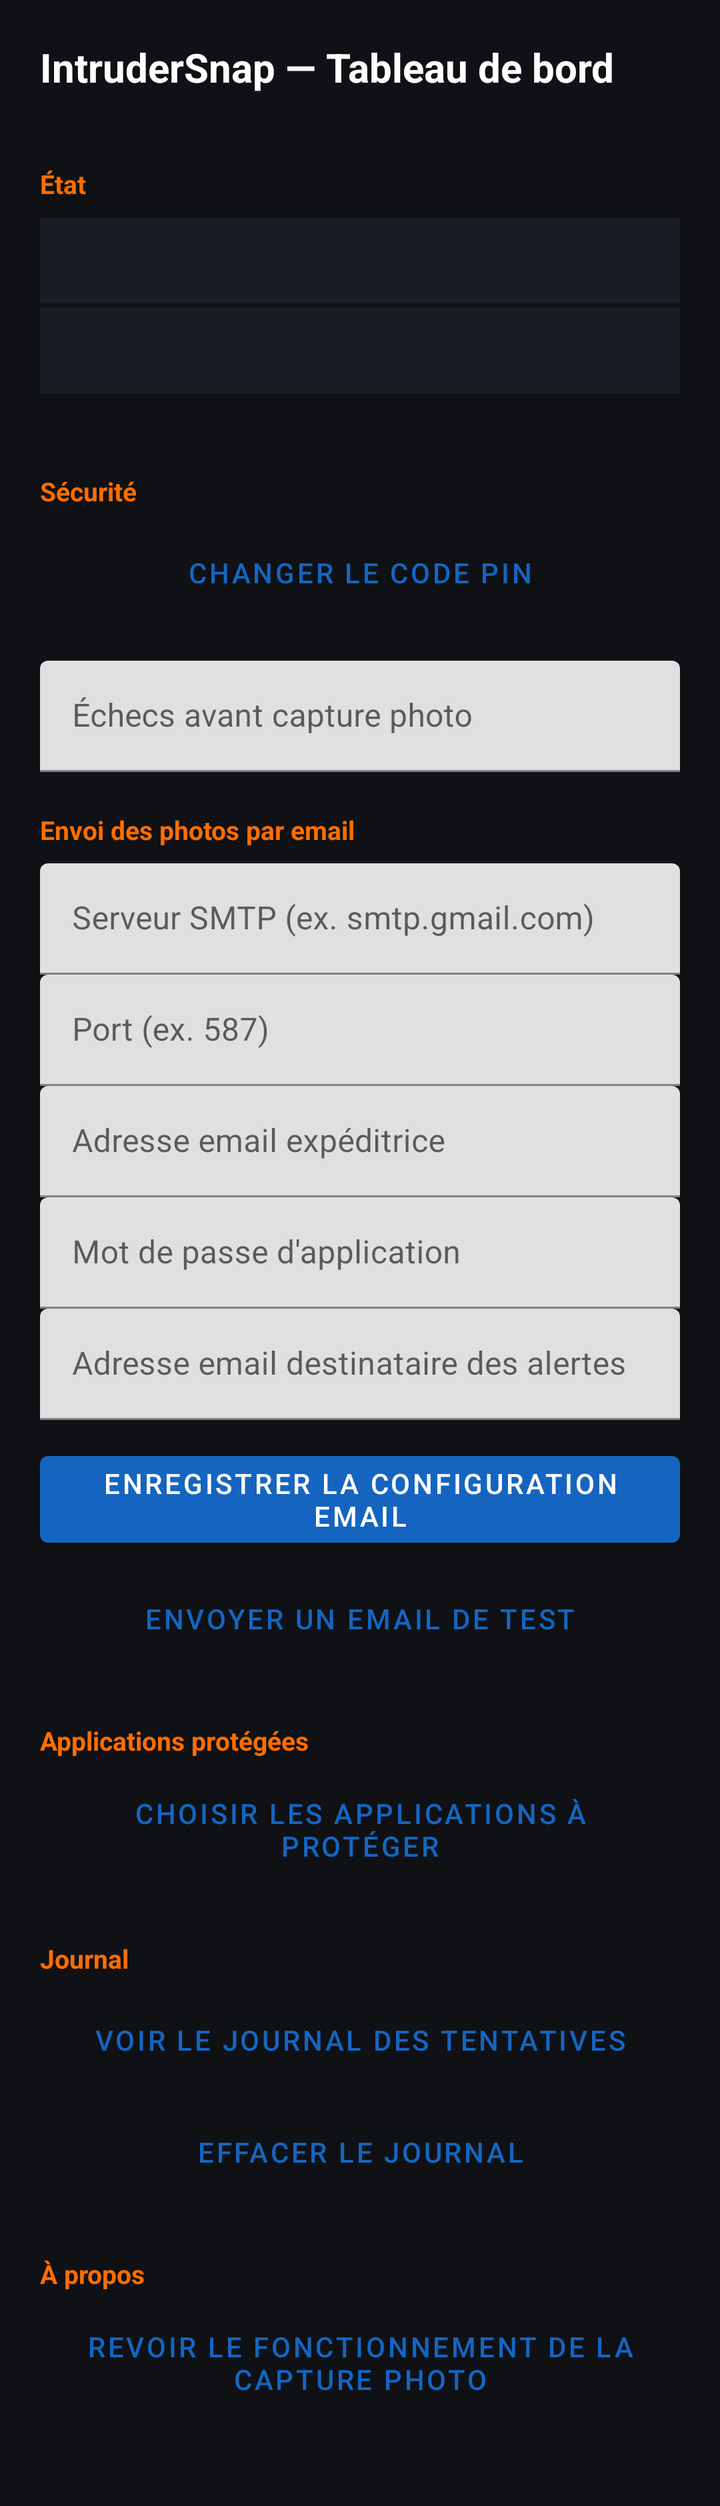
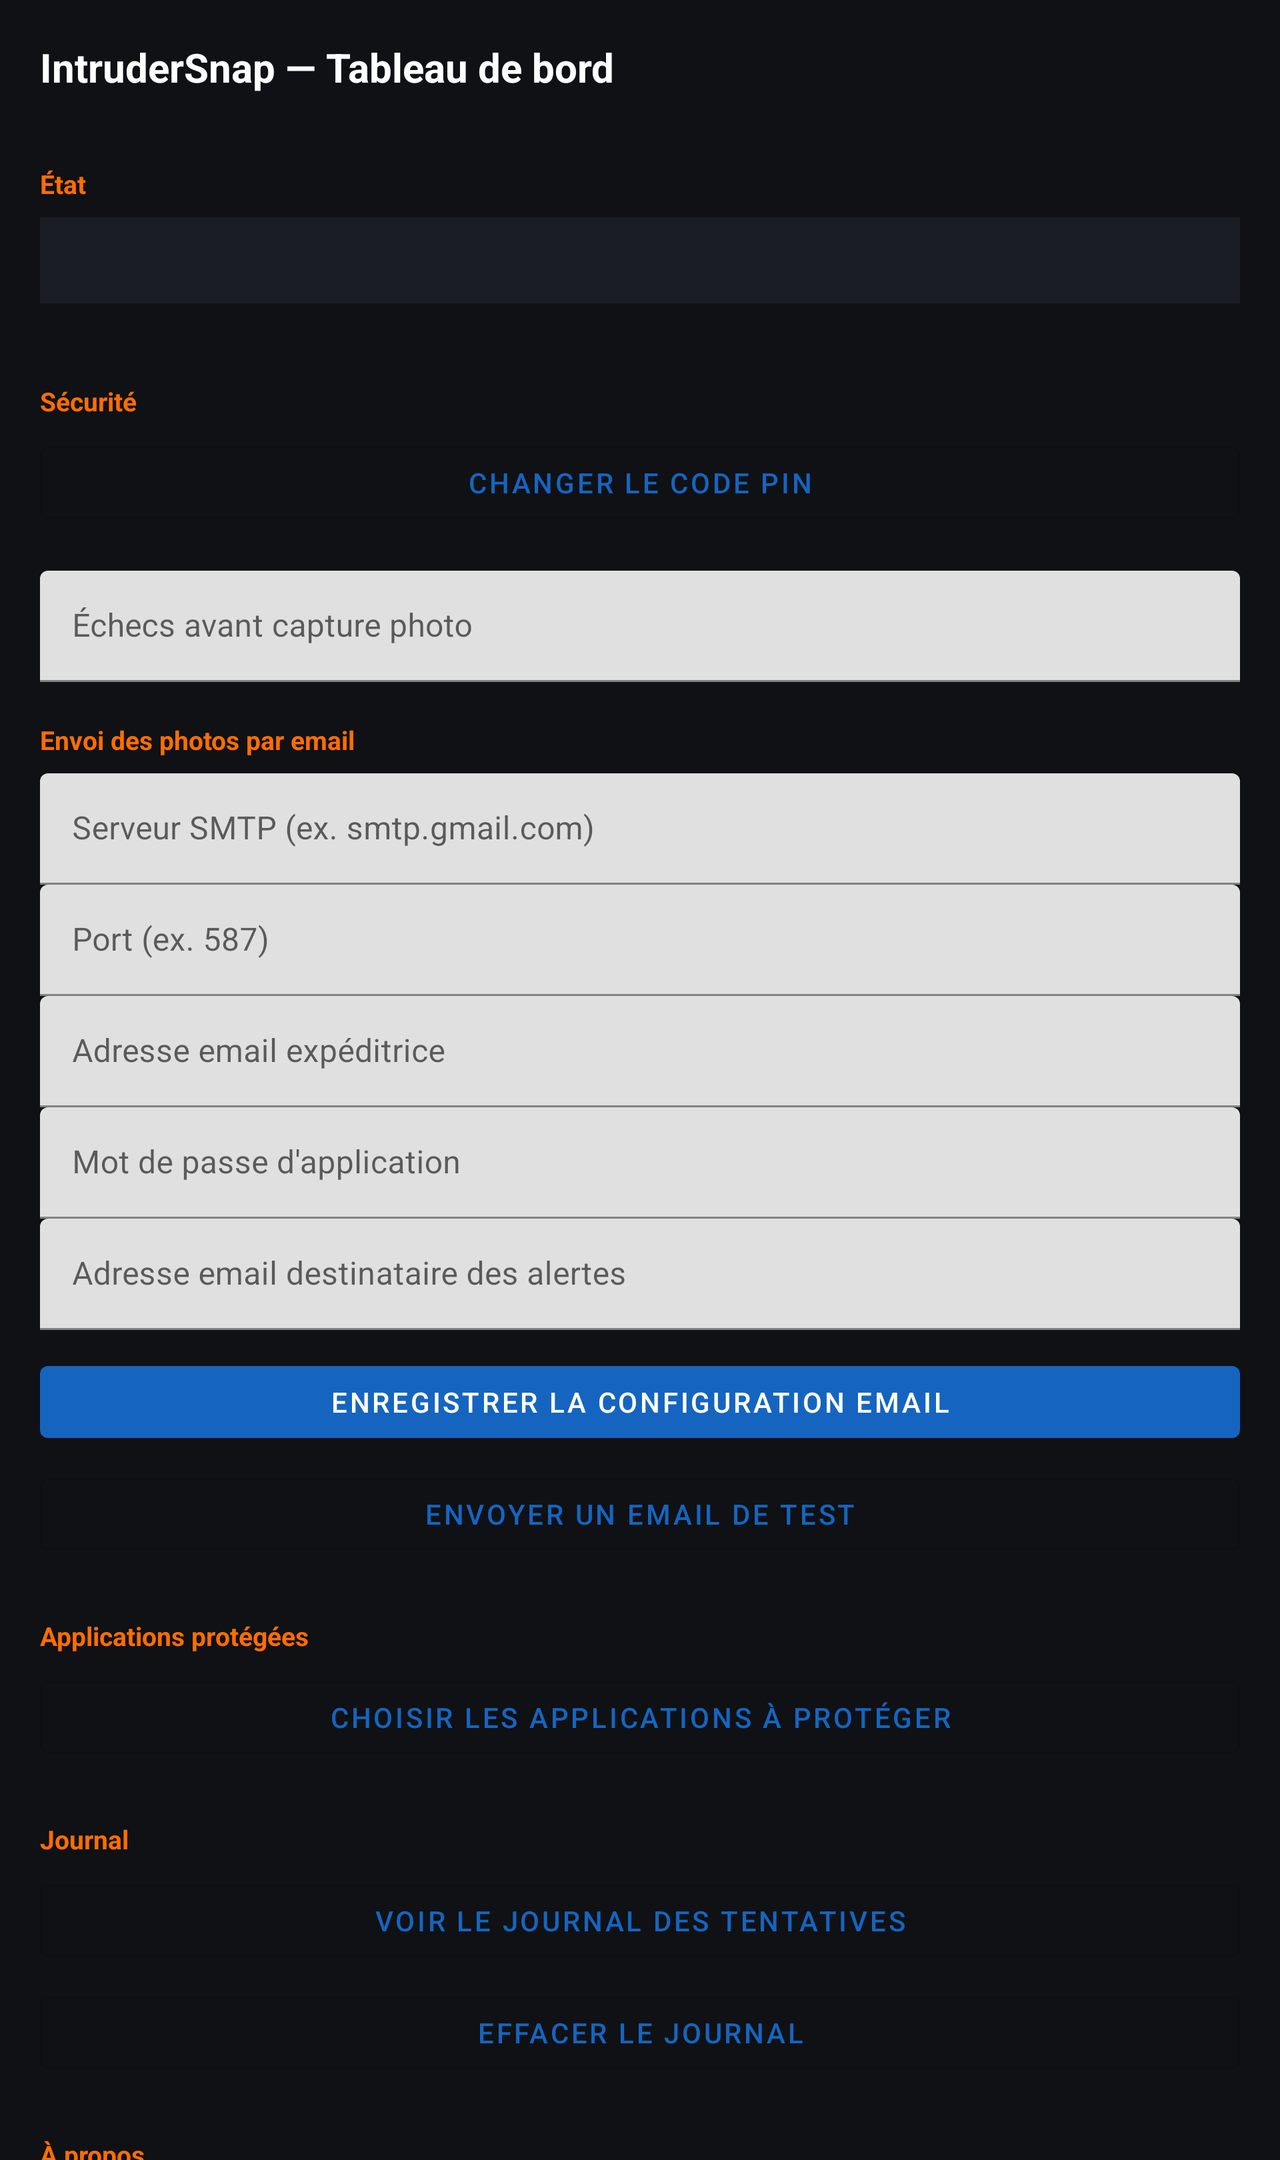

First picture: res/layout/ on a phone held upright. Second picture: the repository's own variant of that layout, on a device whose configuration matches the variant's folder. Source for both follows.
<!-- AndroidManifest.xml: application theme Theme.IntruderSnap -->
<!-- res/layout/activity_settings.xml -->
<?xml version="1.0" encoding="utf-8"?>
<ScrollView xmlns:android="http://schemas.android.com/apk/res/android"
    android:layout_width="match_parent"
    android:layout_height="match_parent"
    android:background="@color/background">

    <LinearLayout
        android:layout_width="match_parent"
        android:layout_height="wrap_content"
        android:orientation="vertical"
        android:padding="20dp">

        <TextView
            android:layout_width="wrap_content"
            android:layout_height="wrap_content"
            android:text="@string/title_settings"
            android:textColor="@color/text_primary"
            android:textSize="20sp"
            android:textStyle="bold"
            android:layout_marginBottom="16dp" />

        
        <TextView
            style="@style/SectionLabel"
            android:text="@string/section_status" />
        <TextView
            android:id="@+id/textAccessibilityStatus"
            android:layout_width="match_parent"
            android:layout_height="wrap_content"
            android:textColor="@color/text_secondary"
            android:padding="12dp"
            android:background="@color/surface"
            android:layout_marginBottom="2dp" />

        <TextView
            android:id="@+id/textCameraStatus"
            android:layout_width="match_parent"
            android:layout_height="wrap_content"
            android:textColor="@color/text_secondary"
            android:padding="12dp"
            android:background="@color/surface"
            android:layout_marginBottom="20dp" />

        
        <TextView
            style="@style/SectionLabel"
            android:text="@string/section_security" />

        <com.google.android.material.button.MaterialButton
            android:id="@+id/buttonChangePin"
            style="@style/OutlineButton"
            android:text="@string/action_change_pin" />

        <com.google.android.material.textfield.TextInputLayout
            android:layout_width="match_parent"
            android:layout_height="wrap_content"
            android:layout_marginTop="12dp">

            <com.google.android.material.textfield.TextInputEditText
                android:id="@+id/editMaxAttempts"
                android:layout_width="match_parent"
                android:layout_height="wrap_content"
                android:hint="@string/action_max_attempts"
                android:inputType="number"
                android:maxLength="2" />
        </com.google.android.material.textfield.TextInputLayout>

        
        <TextView
            style="@style/SectionLabel"
            android:text="@string/section_email" />

        <com.google.android.material.textfield.TextInputLayout
            android:layout_width="match_parent"
            android:layout_height="wrap_content">
            <com.google.android.material.textfield.TextInputEditText
                android:id="@+id/editSmtpHost"
                android:layout_width="match_parent"
                android:layout_height="wrap_content"
                android:hint="@string/label_smtp_host"
                android:inputType="textUri" />
        </com.google.android.material.textfield.TextInputLayout>

        <com.google.android.material.textfield.TextInputLayout
            android:layout_width="match_parent"
            android:layout_height="wrap_content">
            <com.google.android.material.textfield.TextInputEditText
                android:id="@+id/editSmtpPort"
                android:layout_width="match_parent"
                android:layout_height="wrap_content"
                android:hint="@string/label_smtp_port"
                android:inputType="number" />
        </com.google.android.material.textfield.TextInputLayout>

        <com.google.android.material.textfield.TextInputLayout
            android:layout_width="match_parent"
            android:layout_height="wrap_content">
            <com.google.android.material.textfield.TextInputEditText
                android:id="@+id/editSmtpUser"
                android:layout_width="match_parent"
                android:layout_height="wrap_content"
                android:hint="@string/label_smtp_user"
                android:inputType="textEmailAddress" />
        </com.google.android.material.textfield.TextInputLayout>

        <com.google.android.material.textfield.TextInputLayout
            android:layout_width="match_parent"
            android:layout_height="wrap_content">
            <com.google.android.material.textfield.TextInputEditText
                android:id="@+id/editSmtpPass"
                android:layout_width="match_parent"
                android:layout_height="wrap_content"
                android:hint="@string/label_smtp_pass"
                android:inputType="textPassword" />
        </com.google.android.material.textfield.TextInputLayout>

        <com.google.android.material.textfield.TextInputLayout
            android:layout_width="match_parent"
            android:layout_height="wrap_content"
            android:layout_marginBottom="12dp">
            <com.google.android.material.textfield.TextInputEditText
                android:id="@+id/editRecipient"
                android:layout_width="match_parent"
                android:layout_height="wrap_content"
                android:hint="@string/label_recipient"
                android:inputType="textEmailAddress" />
        </com.google.android.material.textfield.TextInputLayout>

        <com.google.android.material.button.MaterialButton
            android:id="@+id/buttonSaveEmail"
            android:layout_width="match_parent"
            android:layout_height="wrap_content"
            android:text="@string/action_save_email"
            android:layout_marginBottom="8dp" />

        <com.google.android.material.button.MaterialButton
            android:id="@+id/buttonTestEmail"
            style="@style/OutlineButton"
            android:text="@string/action_test_email" />

        
        <TextView
            style="@style/SectionLabel"
            android:text="@string/section_apps" />

        <com.google.android.material.button.MaterialButton
            android:id="@+id/buttonChooseApps"
            style="@style/OutlineButton"
            android:text="@string/action_choose_apps" />

        
        <TextView
            style="@style/SectionLabel"
            android:text="@string/section_log" />

        <com.google.android.material.button.MaterialButton
            android:id="@+id/buttonViewLog"
            style="@style/OutlineButton"
            android:text="@string/action_view_log" />

        <com.google.android.material.button.MaterialButton
            android:id="@+id/buttonClearLog"
            style="@style/OutlineButton"
            android:text="@string/action_clear_log" />

        
        <TextView
            style="@style/SectionLabel"
            android:text="@string/section_about" />

        <com.google.android.material.button.MaterialButton
            android:id="@+id/buttonReviewConsent"
            style="@style/OutlineButton"
            android:text="@string/action_review_consent"
            android:layout_marginBottom="24dp" />

    </LinearLayout>
</ScrollView>
<!-- resources referenced by this layout -->
<resources>
  <color name="background">#0F1115</color>
  <color name="surface">#1A1D23</color>
  <color name="text_primary">#FFFFFF</color>
  <color name="text_secondary">#B0B6C0</color>
  <string name="action_change_pin">Changer le code PIN</string>
  <string name="action_choose_apps">Choisir les applications à protéger</string>
  <string name="action_clear_log">Effacer le journal</string>
  <string name="action_max_attempts">Échecs avant capture photo</string>
  <string name="action_review_consent">Revoir le fonctionnement de la capture photo</string>
  <string name="action_save_email">Enregistrer la configuration email</string>
  <string name="action_test_email">Envoyer un email de test</string>
  <string name="action_view_log">Voir le journal des tentatives</string>
  <string name="label_recipient">Adresse email destinataire des alertes</string>
  <string name="label_smtp_host">Serveur SMTP (ex. smtp.gmail.com)</string>
  <string name="label_smtp_pass">Mot de passe d\'application</string>
  <string name="label_smtp_port">Port (ex. 587)</string>
  <string name="label_smtp_user">Adresse email expéditrice</string>
  <string name="section_about">À propos</string>
  <string name="section_apps">Applications protégées</string>
  <string name="section_email">Envoi des photos par email</string>
  <string name="section_log">Journal</string>
  <string name="section_security">Sécurité</string>
  <string name="section_status">État</string>
  <string name="title_settings">IntruderSnap — Tableau de bord</string>
  <style name="OutlineButton" parent="Widget.MaterialComponents.Button.OutlinedButton">
          <item name="android:layout_width">match_parent</item>
          <item name="android:layout_height">wrap_content</item>
          <item name="android:layout_marginBottom">8dp</item>
      </style>
  <style name="SectionLabel">
          <item name="android:layout_width">wrap_content</item>
          <item name="android:layout_height">wrap_content</item>
          <item name="android:textColor">@color/accent</item>
          <item name="android:textSize">13sp</item>
          <item name="android:textStyle">bold</item>
          <item name="android:layout_marginTop">20dp</item>
          <item name="android:layout_marginBottom">8dp</item>
      </style>
  <style name="Theme.IntruderSnap" parent="Theme.MaterialComponents.DayNight.NoActionBar">
          <item name="colorPrimary">@color/primary</item>
          <item name="colorPrimaryDark">@color/primary_dark</item>
          <item name="colorAccent">@color/accent</item>
          <item name="android:windowBackground">@color/background</item>
          <item name="android:textColorPrimary">@color/text_primary</item>
          <item name="android:textColorSecondary">@color/text_secondary</item>
      </style>
  <color name="accent">#FF6D00</color>
  <color name="primary">#1565C0</color>
  <color name="primary_dark">#0D47A1</color>
</resources>
<!-- res/layout-land/activity_settings.xml (the repository's variant of the layout above) -->
<!-- drawn on the phone turned sideways -->
<?xml version="1.0" encoding="utf-8"?>
<ScrollView xmlns:android="http://schemas.android.com/apk/res/android"
    android:layout_width="match_parent"
    android:layout_height="match_parent"
    android:background="@color/background">

    <LinearLayout
        android:layout_width="match_parent"
        android:layout_height="wrap_content"
        android:orientation="vertical"
        android:padding="20dp">

        <TextView
            android:layout_width="wrap_content"
            android:layout_height="wrap_content"
            android:text="@string/title_settings"
            android:textColor="@color/text_primary"
            android:textSize="20sp"
            android:textStyle="bold"
            android:layout_marginBottom="16dp" />

        
        <TextView
            style="@style/SectionLabel"
            android:text="@string/section_status" />
        <TextView
            android:id="@+id/textAccessibilityStatus"
            android:layout_width="match_parent"
            android:layout_height="wrap_content"
            android:textColor="@color/text_secondary"
            android:padding="12dp"
            android:background="@color/surface"
            android:layout_marginBottom="20dp" />

        
        <TextView
            style="@style/SectionLabel"
            android:text="@string/section_security" />

        <com.google.android.material.button.MaterialButton
            android:id="@+id/buttonChangePin"
            style="@style/OutlineButton"
            android:text="@string/action_change_pin" />

        <com.google.android.material.textfield.TextInputLayout
            android:layout_width="match_parent"
            android:layout_height="wrap_content"
            android:layout_marginTop="12dp">

            <com.google.android.material.textfield.TextInputEditText
                android:id="@+id/editMaxAttempts"
                android:layout_width="match_parent"
                android:layout_height="wrap_content"
                android:hint="@string/action_max_attempts"
                android:inputType="number"
                android:maxLength="2" />
        </com.google.android.material.textfield.TextInputLayout>

        
        <TextView
            style="@style/SectionLabel"
            android:text="@string/section_email" />

        <com.google.android.material.textfield.TextInputLayout
            android:layout_width="match_parent"
            android:layout_height="wrap_content">
            <com.google.android.material.textfield.TextInputEditText
                android:id="@+id/editSmtpHost"
                android:layout_width="match_parent"
                android:layout_height="wrap_content"
                android:hint="@string/label_smtp_host"
                android:inputType="textUri" />
        </com.google.android.material.textfield.TextInputLayout>

        <com.google.android.material.textfield.TextInputLayout
            android:layout_width="match_parent"
            android:layout_height="wrap_content">
            <com.google.android.material.textfield.TextInputEditText
                android:id="@+id/editSmtpPort"
                android:layout_width="match_parent"
                android:layout_height="wrap_content"
                android:hint="@string/label_smtp_port"
                android:inputType="number" />
        </com.google.android.material.textfield.TextInputLayout>

        <com.google.android.material.textfield.TextInputLayout
            android:layout_width="match_parent"
            android:layout_height="wrap_content">
            <com.google.android.material.textfield.TextInputEditText
                android:id="@+id/editSmtpUser"
                android:layout_width="match_parent"
                android:layout_height="wrap_content"
                android:hint="@string/label_smtp_user"
                android:inputType="textEmailAddress" />
        </com.google.android.material.textfield.TextInputLayout>

        <com.google.android.material.textfield.TextInputLayout
            android:layout_width="match_parent"
            android:layout_height="wrap_content">
            <com.google.android.material.textfield.TextInputEditText
                android:id="@+id/editSmtpPass"
                android:layout_width="match_parent"
                android:layout_height="wrap_content"
                android:hint="@string/label_smtp_pass"
                android:inputType="textPassword" />
        </com.google.android.material.textfield.TextInputLayout>

        <com.google.android.material.textfield.TextInputLayout
            android:layout_width="match_parent"
            android:layout_height="wrap_content"
            android:layout_marginBottom="12dp">
            <com.google.android.material.textfield.TextInputEditText
                android:id="@+id/editRecipient"
                android:layout_width="match_parent"
                android:layout_height="wrap_content"
                android:hint="@string/label_recipient"
                android:inputType="textEmailAddress" />
        </com.google.android.material.textfield.TextInputLayout>

        <com.google.android.material.button.MaterialButton
            android:id="@+id/buttonSaveEmail"
            android:layout_width="match_parent"
            android:layout_height="wrap_content"
            android:text="@string/action_save_email"
            android:layout_marginBottom="8dp" />

        <com.google.android.material.button.MaterialButton
            android:id="@+id/buttonTestEmail"
            style="@style/OutlineButton"
            android:text="@string/action_test_email" />

        
        <TextView
            style="@style/SectionLabel"
            android:text="@string/section_apps" />

        <com.google.android.material.button.MaterialButton
            android:id="@+id/buttonChooseApps"
            style="@style/OutlineButton"
            android:text="@string/action_choose_apps" />

        
        <TextView
            style="@style/SectionLabel"
            android:text="@string/section_log" />

        <com.google.android.material.button.MaterialButton
            android:id="@+id/buttonViewLog"
            style="@style/OutlineButton"
            android:text="@string/action_view_log" />

        <com.google.android.material.button.MaterialButton
            android:id="@+id/buttonClearLog"
            style="@style/OutlineButton"
            android:text="@string/action_clear_log" />

        
        <TextView
            style="@style/SectionLabel"
            android:text="@string/section_about" />

        <com.google.android.material.button.MaterialButton
            android:id="@+id/buttonReviewConsent"
            style="@style/OutlineButton"
            android:text="@string/action_review_consent"
            android:layout_marginBottom="24dp" />

    </LinearLayout>
</ScrollView>
